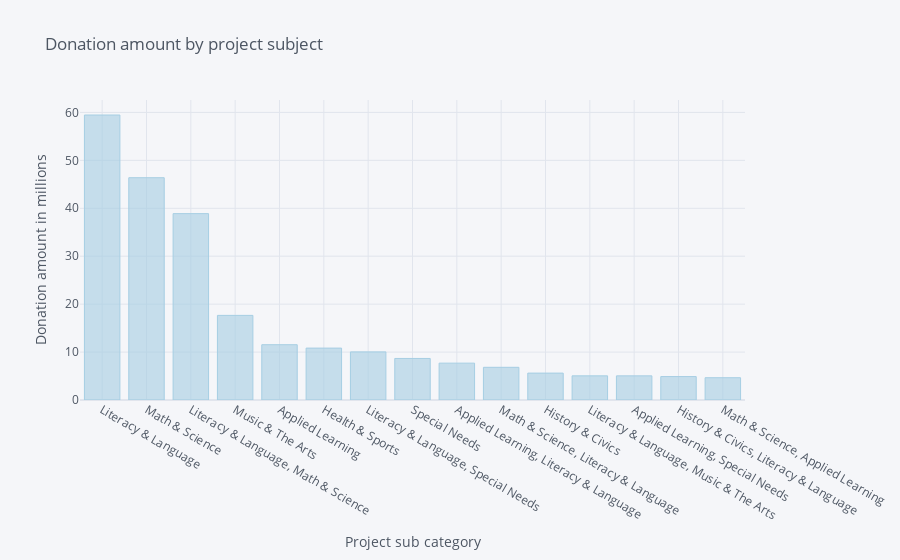

This figure's notebook cell:
### Code cell
s9 = s8/1000000
s9.iplot(kind="bar" , xTitle='Project sub category' , yTitle='Donation amount in millions',
        title='Donation amount by project subject' , colorscale='paired')

### Figure 1 — Plotly figure (JSON) as saved in the notebook; plotly's stock layout.template omitted (floating-point values rounded to 4 significant figures)
{"data": [{"marker": {"color": "rgba(166, 206, 227, 0.6)", "line": {"color": "rgba(166, 206, 227, 1.0)", "width": 1}}, "name": "Donation Amount", "orientation": "v", "text": "", "type": "bar", "x": ["Literacy & Language", "Math & Science", "Literacy & Language, Math & Science", "Music & The Arts", "Applied Learning", "Health & Sports", "Literacy & Language, Special Needs", "Special Needs", "Applied Learning, Literacy & Language", "Math & Science, Literacy & Language", "History & Civics", "Literacy & Language, Music & The Arts", "Applied Learning, Special Needs", "History & Civics, Literacy & Language", "Math & Science, Applied Learning"], "y": [59.46, 46.38, 38.88, 17.65, 11.54, 10.83, 10.04, 8.669, 7.691, 6.82, 5.612, 5.039, 5.036, 4.887, 4.646]}], "layout": {"legend": {"bgcolor": "#F5F6F9", "font": {"color": "#4D5663"}}, "paper_bgcolor": "#F5F6F9", "plot_bgcolor": "#F5F6F9", "title": {"font": {"color": "#4D5663"}, "text": "Donation amount by project subject"}, "xaxis": {"gridcolor": "#E1E5ED", "showgrid": true, "tickfont": {"color": "#4D5663"}, "title": {"font": {"color": "#4D5663"}, "text": "Project sub category"}, "zerolinecolor": "#E1E5ED"}, "yaxis": {"gridcolor": "#E1E5ED", "showgrid": true, "tickfont": {"color": "#4D5663"}, "title": {"font": {"color": "#4D5663"}, "text": "Donation amount in millions"}, "zerolinecolor": "#E1E5ED"}}}
